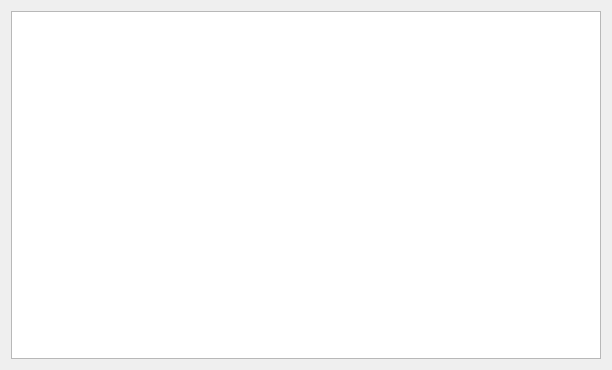
<?xml version="1.0" encoding="UTF-8"?>
<ui version="4.0">
 <class>InventoryForm</class>
 <widget class="QWidget" name="InventoryForm">
  <property name="geometry">
   <rect>
    <x>0</x>
    <y>0</y>
    <width>612</width>
    <height>370</height>
   </rect>
  </property>
  <property name="windowTitle">
   <string>Form</string>
  </property>
  <layout class="QGridLayout" name="gridLayout">
   <item row="0" column="0">
    <widget class="QTableView" name="inventoryTable">
     <property name="alternatingRowColors">
      <bool>true</bool>
     </property>
    </widget>
   </item>
  </layout>
 </widget>
 <resources/>
 <connections/>
</ui>
